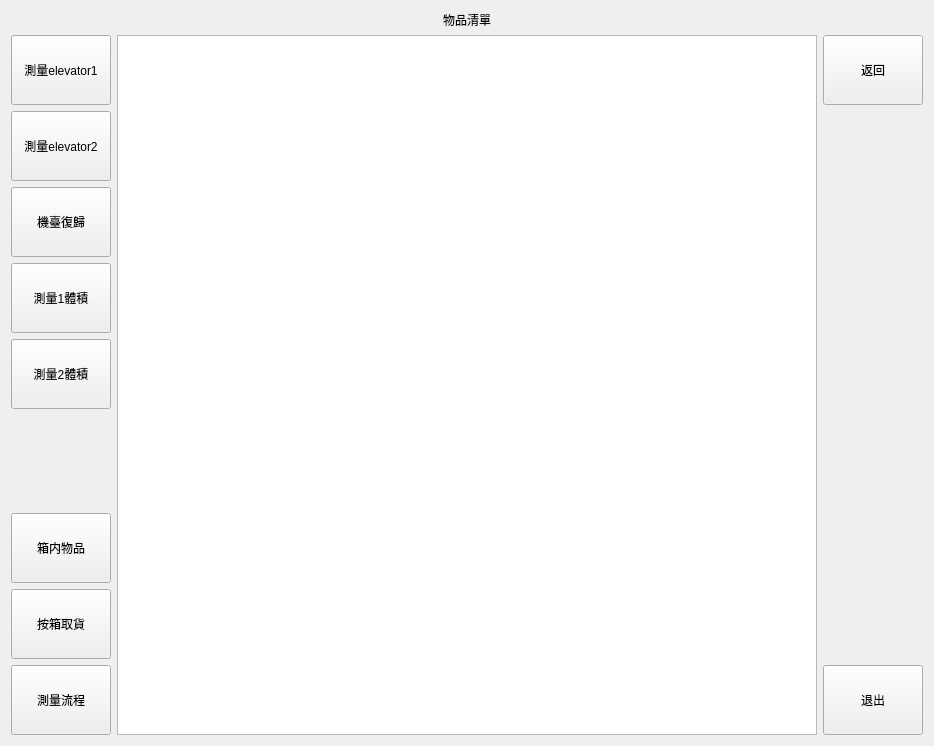
    <widget class="QWidget" name="page_background">
     <layout class="QGridLayout" name="gridLayout_3">
      <item row="0" column="1">
       <widget class="QLabel" name="label_5">
        <property name="maximumSize">
         <size>
          <width>16777215</width>
          <height>100</height>
         </size>
        </property>
        <property name="styleSheet">
         <string notr="true">font: 48pt &quot;Adobe Arabic&quot;;</string>
        </property>
        <property name="text">
         <string>物品清單</string>
        </property>
        <property name="alignment">
         <set>Qt::AlignCenter</set>
        </property>
       </widget>
      </item>
      <item row="8" column="0">
       <widget class="QPushButton" name="btn_background_searchItem">
        <property name="minimumSize">
         <size>
          <width>100</width>
          <height>70</height>
         </size>
        </property>
        <property name="maximumSize">
         <size>
          <width>16777215</width>
          <height>16777215</height>
         </size>
        </property>
        <property name="styleSheet">
         <string notr="true">font: 20pt &quot;Adobe Arabic&quot;;</string>
        </property>
        <property name="text">
         <string>按箱取貨</string>
        </property>
       </widget>
      </item>
      <item row="1" column="1" rowspan="9">
       <widget class="QTableWidget" name="tableWidget_background_itemList">
        <property name="minimumSize">
         <size>
          <width>700</width>
          <height>700</height>
         </size>
        </property>
        <property name="styleSheet">
         <string notr="true">font: 36pt &quot;Adobe Arabic&quot;;</string>
        </property>
       </widget>
      </item>
      <item row="1" column="0">
       <widget class="QPushButton" name="btn_background_detectEmptyBox">
        <property name="sizePolicy">
         <sizepolicy hsizetype="Minimum" vsizetype="Minimum">
          <horstretch>0</horstretch>
          <verstretch>0</verstretch>
         </sizepolicy>
        </property>
        <property name="minimumSize">
         <size>
          <width>100</width>
          <height>70</height>
         </size>
        </property>
        <property name="maximumSize">
         <size>
          <width>16777215</width>
          <height>100</height>
         </size>
        </property>
        <property name="styleSheet">
         <string notr="true">font: 20pt &quot;Adobe Arabic&quot;;</string>
        </property>
        <property name="text">
         <string>測量elevator1</string>
        </property>
       </widget>
      </item>
      <item row="9" column="0">
       <widget class="QPushButton" name="btn_background_test">
        <property name="minimumSize">
         <size>
          <width>0</width>
          <height>70</height>
         </size>
        </property>
        <property name="styleSheet">
         <string notr="true">font: 20pt &quot;Adobe Arabic&quot;;</string>
        </property>
        <property name="text">
         <string>測量流程</string>
        </property>
       </widget>
      </item>
      <item row="3" column="0">
       <widget class="QPushButton" name="btn_background_plc_recovery">
        <property name="minimumSize">
         <size>
          <width>100</width>
          <height>70</height>
         </size>
        </property>
        <property name="styleSheet">
         <string notr="true">font: 20pt &quot;Adobe Arabic&quot;;</string>
        </property>
        <property name="text">
         <string>機臺復歸</string>
        </property>
       </widget>
      </item>
      <item row="2" column="0">
       <widget class="QPushButton" name="btn_background_detect_volume">
        <property name="minimumSize">
         <size>
          <width>0</width>
          <height>70</height>
         </size>
        </property>
        <property name="styleSheet">
         <string notr="true">font: 20pt &quot;Adobe Arabic&quot;;</string>
        </property>
        <property name="text">
         <string>測量elevator2</string>
        </property>
       </widget>
      </item>
      <item row="4" column="0">
       <widget class="QPushButton" name="btn_background_takeE1Volume">
        <property name="maximumSize">
         <size>
          <width>16777215</width>
          <height>70</height>
         </size>
        </property>
        <property name="styleSheet">
         <string notr="true">font: 20pt &quot;Adobe Arabic&quot;;</string>
        </property>
        <property name="text">
         <string>測量1體積</string>
        </property>
       </widget>
      </item>
      <item row="1" column="2">
       <widget class="QPushButton" name="btn_background_back">
        <property name="minimumSize">
         <size>
          <width>100</width>
          <height>70</height>
         </size>
        </property>
        <property name="styleSheet">
         <string notr="true">font: 28pt &quot;Adobe Arabic&quot;;</string>
        </property>
        <property name="text">
         <string>返回</string>
        </property>
       </widget>
      </item>
      <item row="5" column="0">
       <widget class="QPushButton" name="btn_background_takeE2Volume">
        <property name="maximumSize">
         <size>
          <width>16777215</width>
          <height>70</height>
         </size>
        </property>
        <property name="styleSheet">
         <string notr="true">font: 20pt &quot;Adobe Arabic&quot;;</string>
        </property>
        <property name="text">
         <string>測量2體積</string>
        </property>
       </widget>
      </item>
      <item row="9" column="2">
       <widget class="QPushButton" name="btn_background_quitProgram">
        <property name="minimumSize">
         <size>
          <width>0</width>
          <height>70</height>
         </size>
        </property>
        <property name="styleSheet">
         <string notr="true">font: 20pt &quot;Adobe Arabic&quot;;</string>
        </property>
        <property name="text">
         <string>退出</string>
        </property>
       </widget>
      </item>
      <item row="7" column="0">
       <widget class="QPushButton" name="btn_background_searchItemsByBoxId">
        <property name="minimumSize">
         <size>
          <width>100</width>
          <height>70</height>
         </size>
        </property>
        <property name="styleSheet">
         <string notr="true">font: 20pt &quot;Adobe Arabic&quot;;</string>
        </property>
        <property name="text">
         <string>箱内物品</string>
        </property>
       </widget>
      </item>
     </layout>
    </widget>
